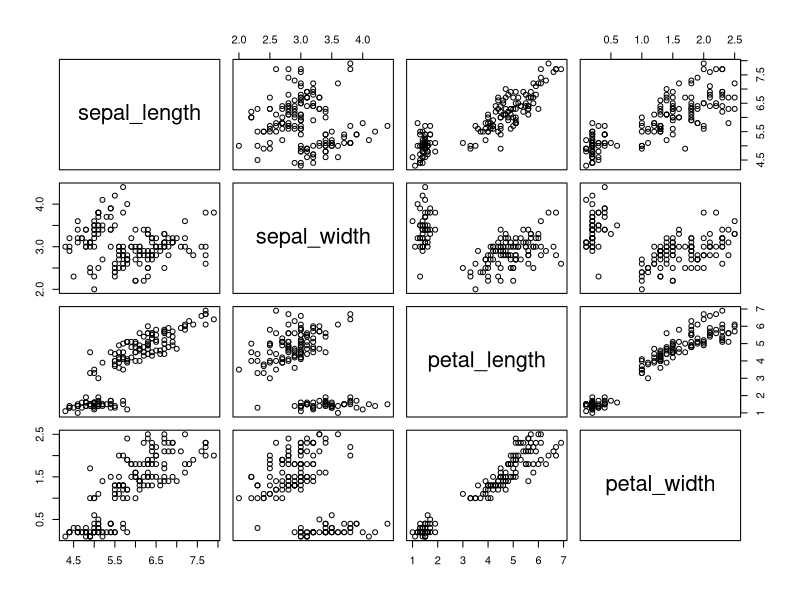
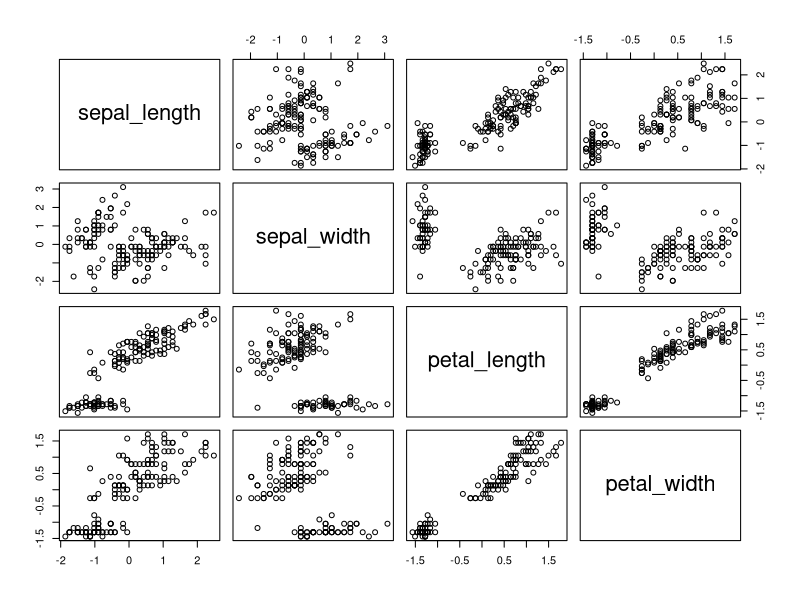
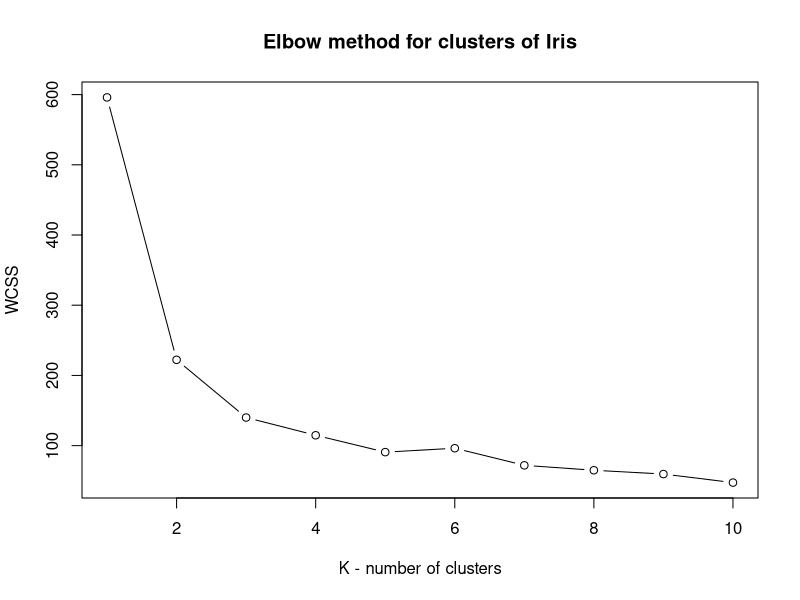
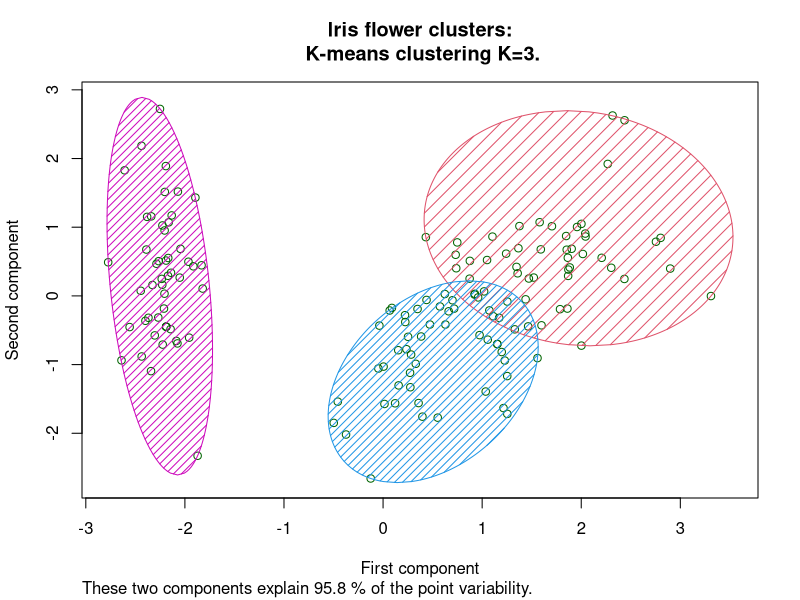
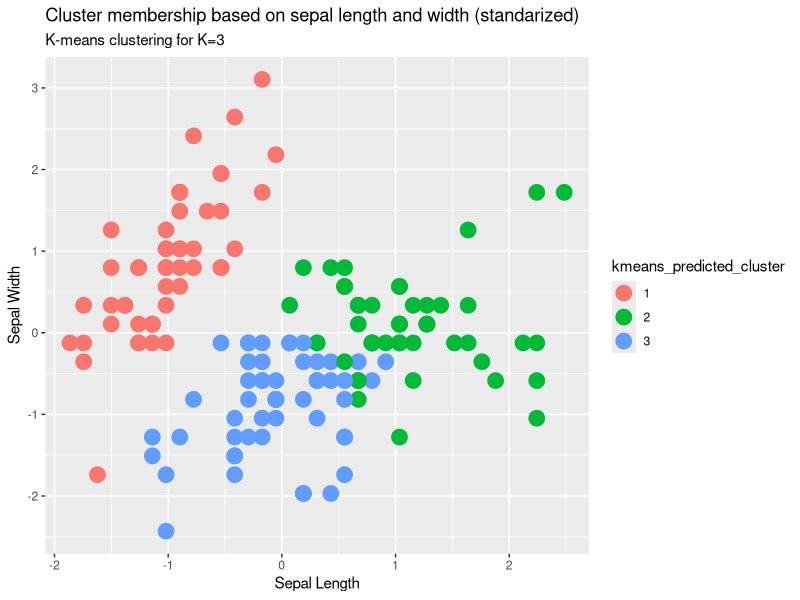
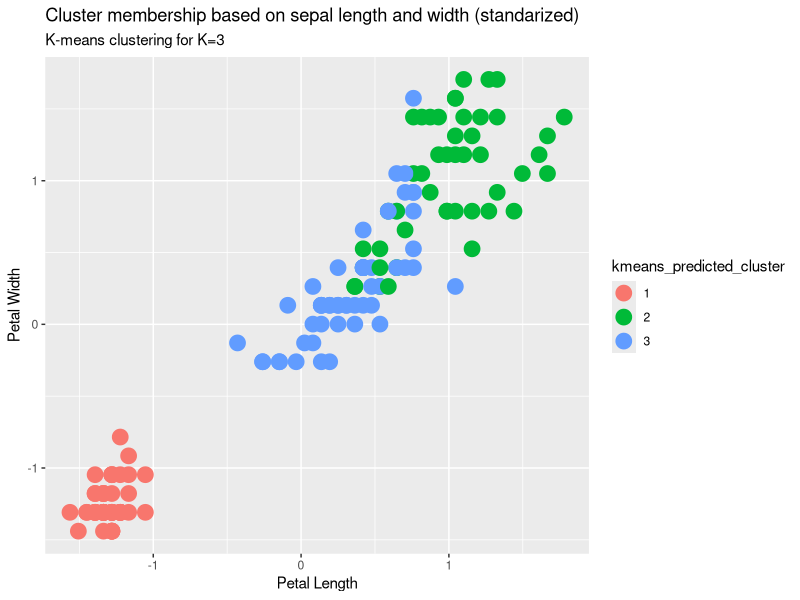
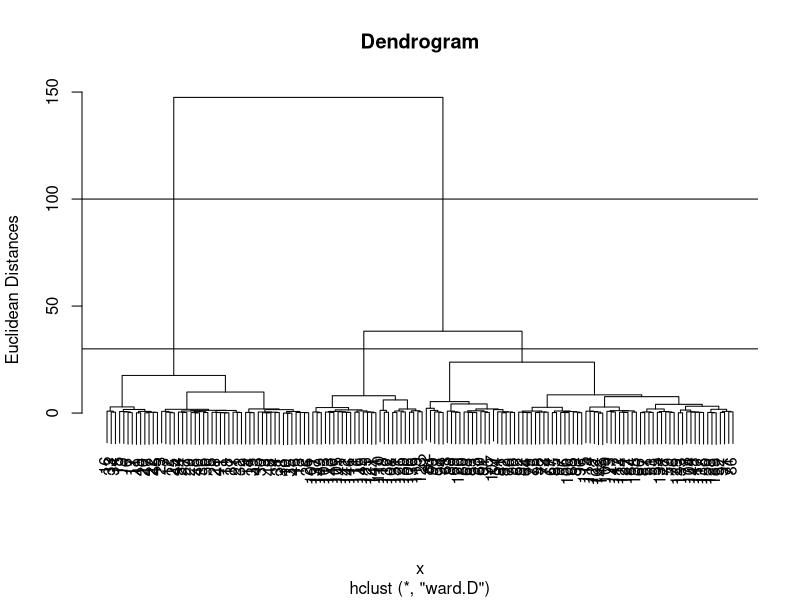
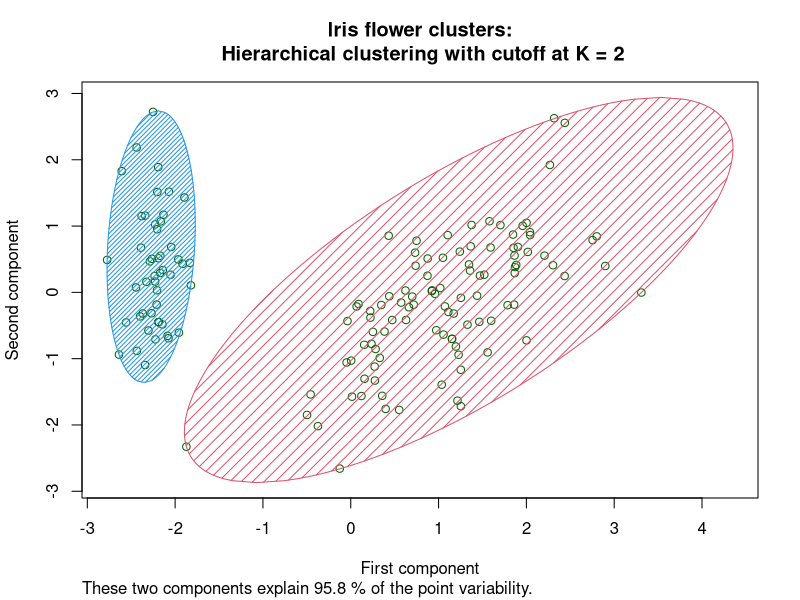

Generate these figures, in order, with R:
######################
# K-Means Clustering #
######################

# Dataset

# The dataset is based on some measurements of various species of flowers.

# 1. Title: Iris Plants Database

# 2. Number of Instances: 150

# 3. Number of Attributes: 4 numeric, predictive attributes

# 4. Attribute Information:
#    - sepal length in cm
#    - sepal width in cm
#    - petal length in cm
#    - petal width in cm

# 5. Missing Attribute Values: None

# Loading libraries
library(cluster)
library(ggplot2)

# Importing the Iris dataset:
df <- read.csv("iris.csv")
head(df)

names(df)[1] <- "sepal_length"
head(df)

# Creating a Scatter Matrix (Pairplot) of the Dataset
# Where each of the 4 variables are plotted against one another
scatter.matrix<- pairs(df)

#scaling data set with built in function
df <- scale(df)
head(df)
pairs(df)

# Using the elbow method to find the optimal number of clusters
# The elbow method compare the Within Cluster Sum of Squares to the value of K
#setting seed for random generator and initialization of empty vector to store Within clusters sum of squares from loop 
set.seed(5)
wcss <- vector()

#populating wcss vector
for(i in 1:10){
  wcss[i] <- sum(kmeans(df, i)$withinss)
}

# Plotting the results:
plot(1:10, wcss, type = 'b', main = paste('Elbow method for clusters of Iris'), xlab = 'K - number of clusters', ylab = 'WCSS')

#from above plot I would consider 2, 3 or 4 number of clusters at first
#drop in WCSS from 2 to 3 clusters is still significant and from 3 clusters onward s we could actually fit line not indicative of 
#a big change in WCSS - curve is flattening
#my choice for K is 3!




# Fit K-Means to the Dataset with the best value for K and predict the clusters of the dataset

set.seed(23)
kmeans <- kmeans(df, 3, iter.max = 300, nstart = 10)

#adding prediction to dataframe
df <- cbind(df, kmeans$cluster)

#renaming new column
colnames(df)[5] <- "kmeans_predicted_cluster"

#back as dataframe 
df <- data.frame(df)

View(df)

# Visualization of  Cluster Membership

clusplot(df[,1:4],
         kmeans$cluster,
         lines = 0,       
         shade = TRUE,         
         color = TRUE,
         labels = 0,
         plotchar = FALSE,
         span = TRUE,
         main = paste('Iris flower clusters:\n K-means clustering K=3.'),
         xlab = 'First component',
         ylab = 'Second component')



#scatter plots
#factorizing last column from numeric(better handled in plots)
df$kmeans_predicted_cluster <- as.factor(df$kmeans_predicted_cluster)


# sepal_length vs sepal_width 
ggplot(df)+
  geom_point(aes(x = sepal_length, y = sepal_width, color = kmeans_predicted_cluster) , size = 5)+ 
  labs(
    x = 'Sepal Length', 
    y = 'Sepal Width',
    title = "Cluster membership based on sepal length and width (standarized)",
    subtitle = "K-means clustering for K=3")

# petal_length vs petal_width  
ggplot(df)+
  geom_point(aes(x = petal_length, y = petal_width, color = kmeans_predicted_cluster) , size = 5)+ 
  labs(
    x = 'Petal Length',
    y = 'Petal Width',
    title = "Cluster membership based on sepal length and width (standarized)",
    subtitle = "K-means clustering for K=3")







###########################
# Hierarchical Clustering #
###########################


#dendrogram for the Scaled Data
dendrogram <- hclust(dist(df[,-5], method = 'euclidean'), method = 'ward.D')
plot(dendrogram,
     main = paste('Dendrogram'),
     xlab = 'x',
     ylab = 'Euclidean Distances')

#K = 2
abline(h=100)

#K = 3
abline(h=30)



# According to theory:
# To find the optimal number of clusters we find the largest vertical(Euclidean) distance we can go without crossing any horizontal lines
# In this case we should cut at K = 2, sub-setting dataset into 2 clusters
K2_hierarchical_predicted_cluster <- as.factor(cutree(dendrogram, 2))
K2_hierarchical_predicted_cluster

# we can also check creating 3 clusters and compare it with previous analysis
K3_hierarchical_predicted_cluster <- as.factor(cutree(dendrogram, 3))
K3_hierarchical_predicted_cluster

df <- data.frame(cbind(df, K2_hierarchical_predicted_cluster, K3_hierarchical_predicted_cluster))
View(df)



# Visualization of Cluster Membership
# Create at least one scatter plot with two different variables with the cluster membership set as the color
clusplot(df[,1:4],
         K2_hierarchical_predicted_cluster,
         lines = 0,       
         shade = TRUE,         
         color = TRUE,
         labels = 0,
         plotchar = FALSE,
         span = TRUE,
         main = paste('Iris flower clusters:\n Hierarchical clustering with cutoff at K = 2'),
         xlab = 'First component',
         ylab = 'Second component')

clusplot(df[,1:4],
         K3_hierarchical_predicted_cluster,
         lines = 0,       
         shade = TRUE,         
         color = TRUE,
         labels = 0,
         plotchar = FALSE,
         span = TRUE,
         main = paste('Iris flower clusters:\n Hierarchical clustering with cutoff at K = 3'),
         xlab = 'First component',
         ylab = 'Second component')

##########################################plots cutoff 2

# sepal_length vs sepal_width 
ggplot(df)+
  geom_point(aes(x = sepal_length, y = sepal_width, color = K2_hierarchical_predicted_cluster) , size = 5)+ 
  labs(
    x = 'Sepal Length',
    y = 'Sepal Width',
    title = "Cluster membership based on sepal length and width (standarized)",
    subtitle = "Hierarchical clustering method, cutoff = 2")

# petal_length vs petal_width  
ggplot(df)+
  geom_point(aes(x = petal_length, y = petal_width, color = K2_hierarchical_predicted_cluster) , size = 5)+ 
  labs(
    x = 'Petal Length',
    y = 'Petal Width',
    title = "Cluster membership based on petal length and width (standarized)",
    subtitle = "Hierarchical clustering method, cutoff = 2")

##########################################plots cutoff 3

# sepal_length vs sepal_width 
ggplot(df)+
  geom_point(aes(x = sepal_length, y = sepal_width, color = K3_hierarchical_predicted_cluster) , size = 5)+ 
  labs(
    x = 'Sepal Length',
    y = 'Sepal Width',
    title = "Cluster membership based on sepal length and width (standarized)",
    subtitle = "Hierarchical clustering method, cutoff = 3")

# petal_length vs petal_width  
ggplot(df)+
  geom_point(aes(x = petal_length, y = petal_width, color = K3_hierarchical_predicted_cluster) , size = 5)+ 
  labs(
    x = 'Petal Length',
    y = 'Petal Width',
    title = "Cluster membership based on petal length and width (standarized)",
    subtitle = "Hierarchical clustering method, cutoff = 3")


##################################################################################################################
########################################################################################################


# Conclusions about agreement between the two solutions?

par(mfrow=c(1,3))

#clustering 1
clusplot(df[,1:4],
               kmeans$cluster,
               lines = 0,       
               shade = TRUE,         
               color = TRUE,
               labels = 4,
               plotchar = FALSE,
               span = TRUE,
               main = paste('Iris flower clusters:\n K-means clustering K=3.'),
               xlab = 'First component',
               ylab = 'Second component')

#clustering 3
clusplot(df[,1:4],
               K3_hierarchical_predicted_cluster,
               lines = 0,       
               shade = TRUE,         
               color = TRUE,
               labels = 4,
               plotchar = FALSE,
               span = TRUE,
               main = paste('Iris flower clusters:\n Hierarchical clustering with cutoff at K = 3'),
               xlab = 'First component',
               ylab = 'Second component')

#clustering 2
clusplot(df[,1:4],
               K2_hierarchical_predicted_cluster,
               lines = 0,       
               shade = TRUE,         
               color = TRUE,
               labels = 4,
               plotchar = FALSE,
               span = TRUE,
               main = paste('Iris flower clusters:\n Hierarchical clustering with cutoff at K = 2'),
               xlab = 'First component',
               ylab = 'Second component')

#I performed hierarchical clustering for K = 2 only because theoretically from Euclidean distance point
#of view that should be the optimal approach.
#Knowing the K number of clusters from Elbow method and also having some knowledge about most popular 
#dataset in biology, bioinformatics, and data science :) I would opt for 3 clusters to be modeled above
#In this case both strategies(K-means and hierarchical, K=2) seem to overlap at least visually
#Especially cluster no1 is well defined differing only by one data point from method to method
#If I compare cluster placement between 2 classification methods predicting the same number of clusters
#It does not look so good as only 69 out of 150 points has been assign the same cluster which is like 46%
#and most of the same prediction is within the first most obvious cluster I assume

table(as.numeric(df$kmeans_predicted_cluster) == as.numeric(df$K3_hierarchical_predicted_cluster))


#I think K-means approach is more precise as we do some pre calculation defining number of clusters for this method
#I forced subjectively K = 3 for hclustering but dendrogram suggested rather 2 clusters
# I believe there are 3 clusters observing behaviour of WCSS in elbow method and knowing history of dataset
# Although visually at first time you can clearly distinguish 2 and the difference between second and third
# cluster is not that obvious

